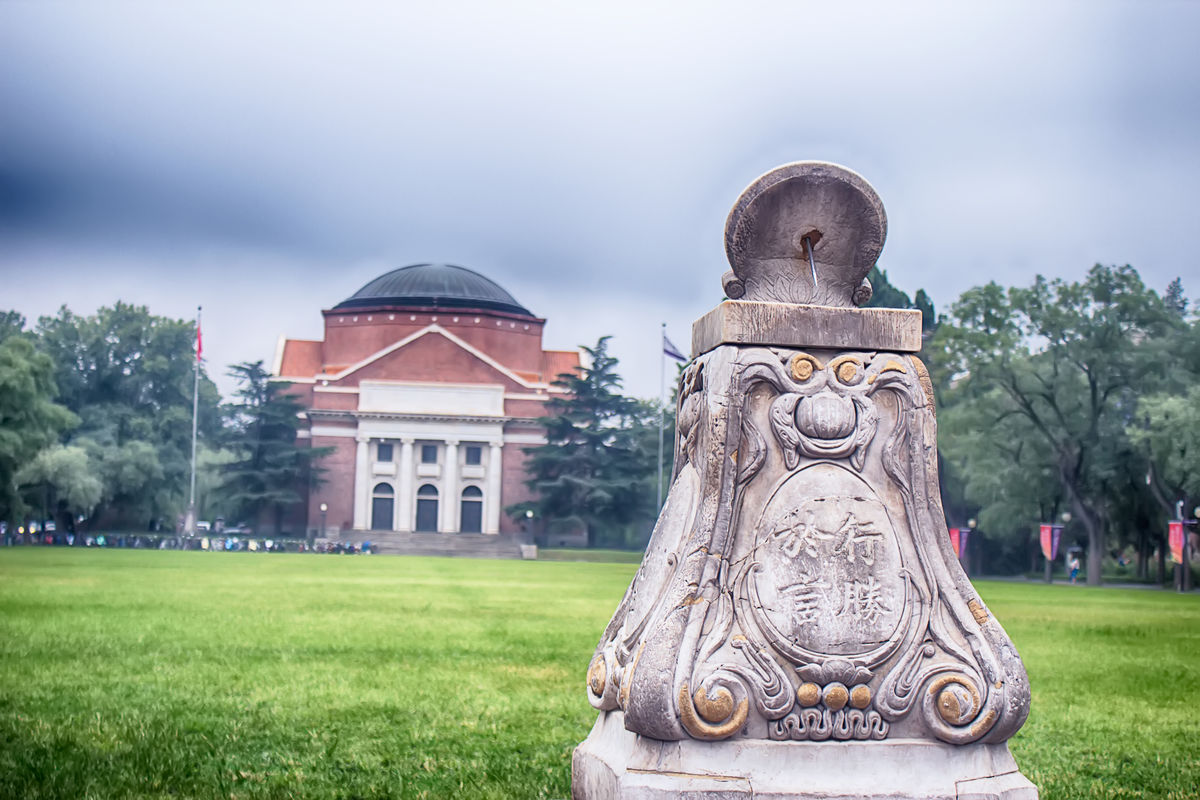
%> input picture svd/temp3/temp3.jpg, 1200 x 800 px
$ octave svd.m   (GNU Octave 9; MATLAB toolbox functions it lacks are replaced by stand-ins)
%> lines starting %> are read from the running program, lines starting %| are printed output that depends on the picture
clear
filename='temp3'
I=imread([filename,'.jpg']);
%> I is the input picture: size 800x1200x3 uint8; mean R, G, B 156.4, 167.3, 164.4
R=double(I(:,:,1));
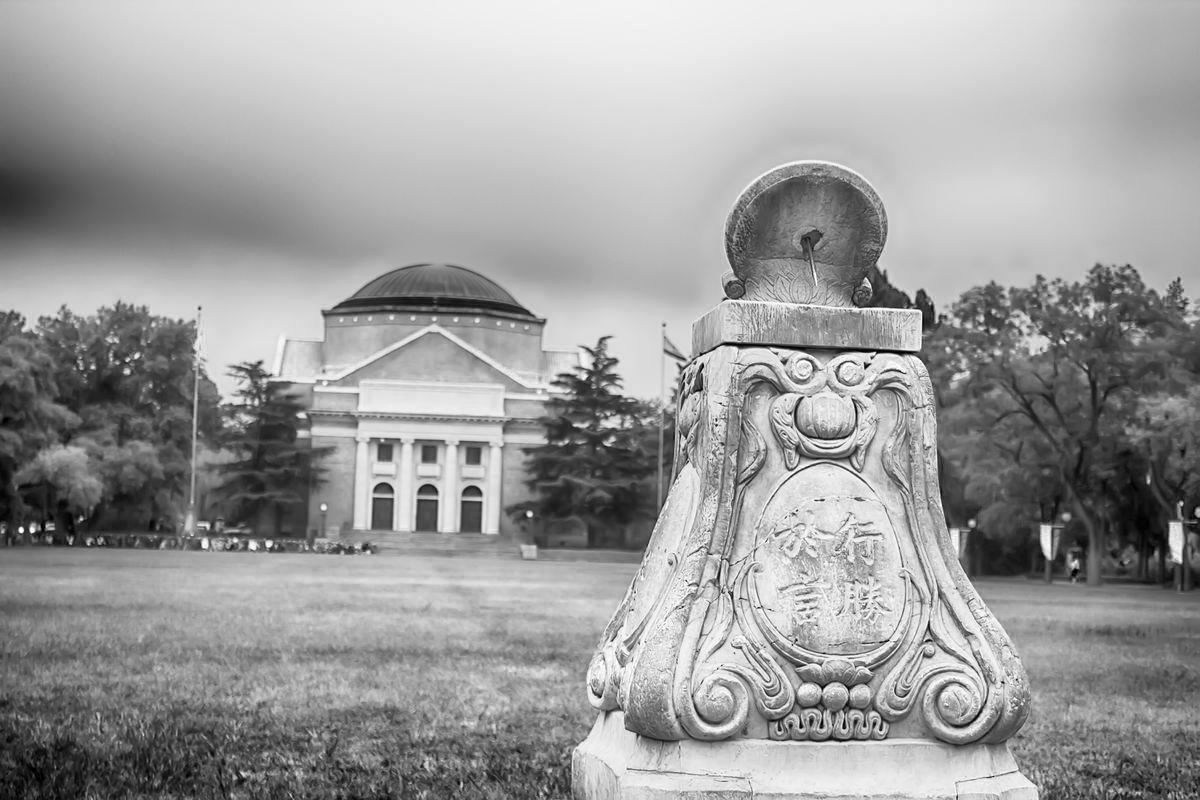
%> R: size 800x1200 double; min 0, max 255, mean 156.4
G=double(I(:,:,2));
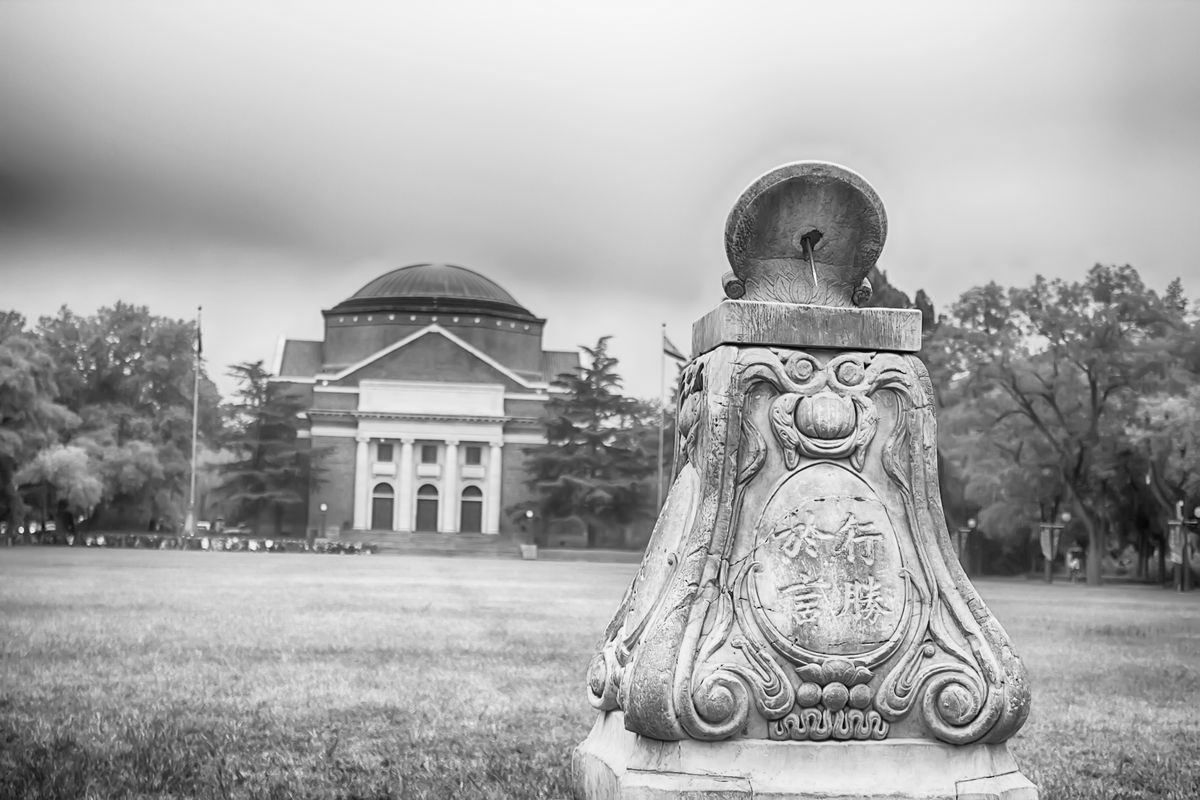
%> G: size 800x1200 double; min 0, max 255, mean 167.3
B=double(I(:,:,3));
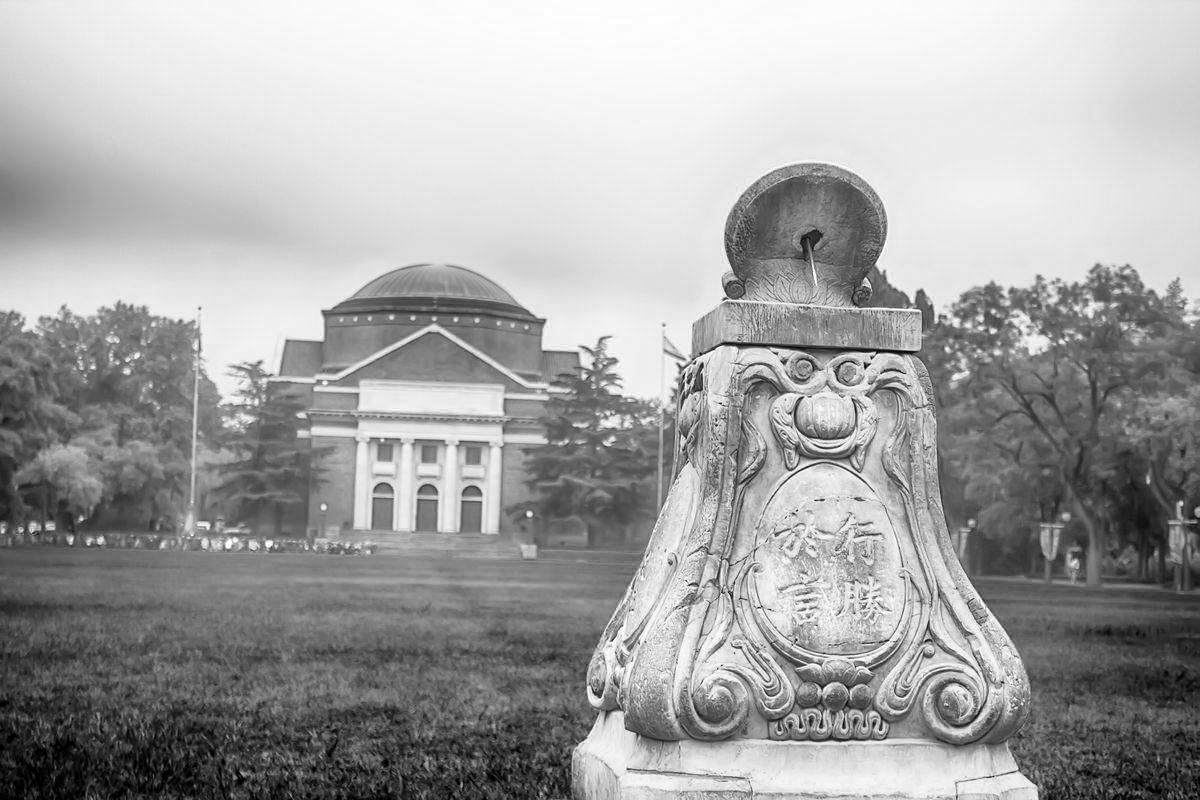
%> B: size 800x1200 double; min 0, max 255, mean 164.4
[Ru,Rz,Rv]=svd(R);
[Gu,Gz,Gv]=svd(G);
[Bu,Bz,Bv]=svd(B);
for k=1:2:25
R_new=Ru(:,1:k)*Rz(1:k,1:k)*Rv(:,1:k)';
G_new=Gu(:,1:k)*Gz(1:k,1:k)*Gv(:,1:k)';
B_new=Bu(:,1:k)*Bz(1:k,1:k)*Bv(:,1:k)';
I_new=cat(3,R_new,G_new,B_new);
imshow(uint8(I_new))
picname=[filename,'_',num2str(k) '.jpg'];%保存的文件名：如i=1时，picname=1.fig
    %hold on % 写后面的字时，不把前面的字冲掉
%saveas(gcf,picname)
saveas(gcf,picname)
end
%> this loop made 13 passes
%> pass 2, `imshow(uint8(I_new))`:
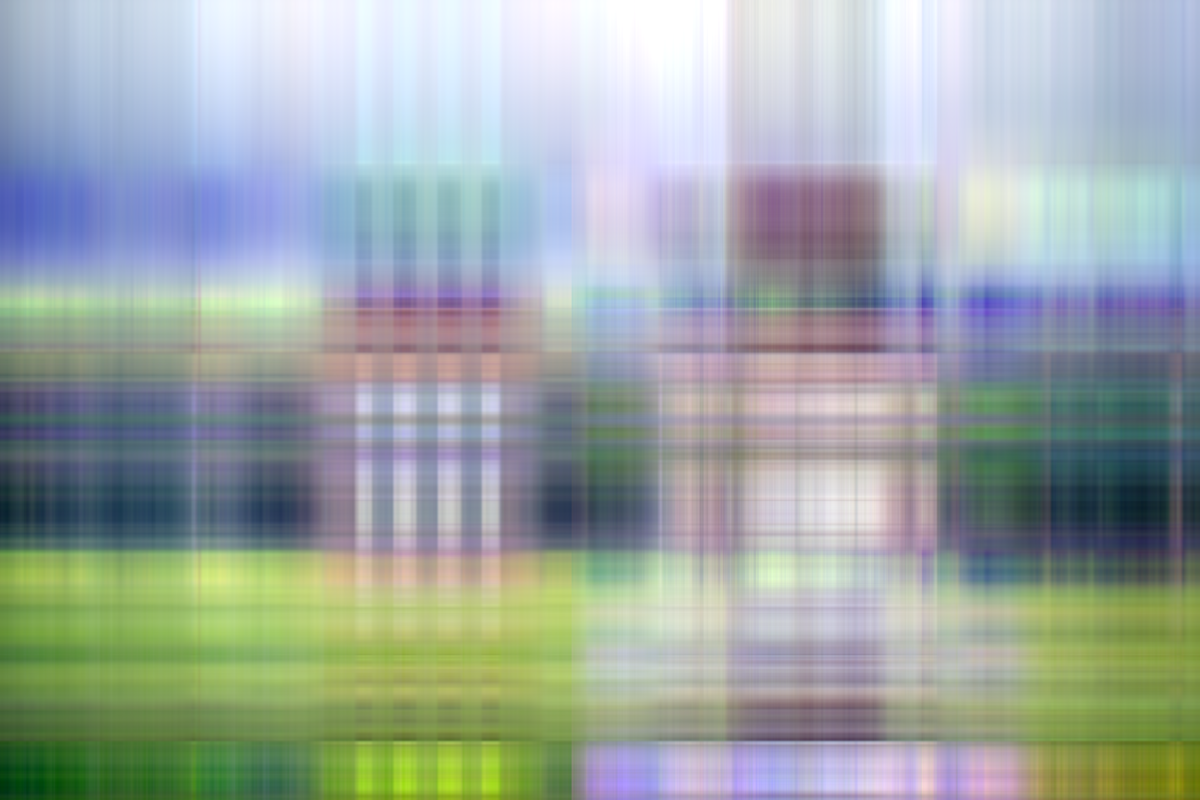
%> displayed picture: size 800x1200x3, on the screen's scale of 0 to 255; mean R, G, B 156.4, 167.3, 164.2


plot(aaaa(2:40))
%> (this line was passed over: aaaa is not available in this run)
hold on
plot(temp1q(2:40))
%> (this line was passed over: temp1q is not available in this run)
hold on
plot(temp5q(2:40))
%> (this line was passed over: temp5q is not available in this run)
